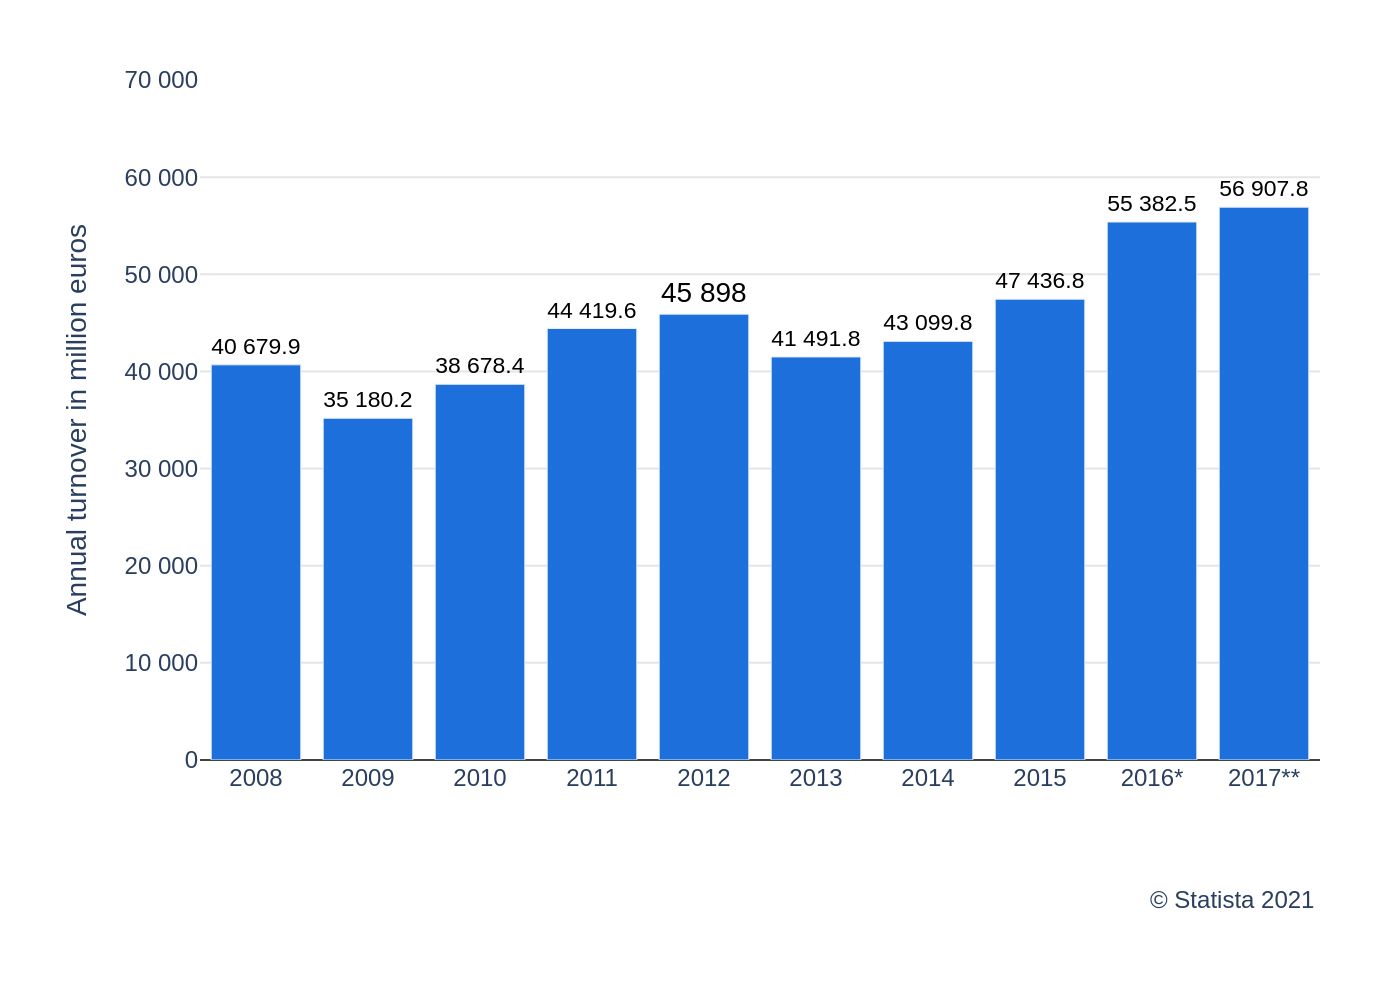

The Python source for this figure:
import sys
import json
import pathlib
import plotly.graph_objects as go

if len(sys.argv) < 2:
    print(f"Usage: python {sys.argv[0]} <json_file_path>")
    sys.exit(1)

json_file_path = pathlib.Path(sys.argv[1])
if not json_file_path.is_file():
    print(f"Error: JSON file not found at '{json_file_path}'")
    sys.exit(1)

with open(json_file_path, 'r', encoding='utf-8') as f:
    chart_data = json.load(f)

data = chart_data['chart_data']
texts = chart_data['texts']
colors = chart_data['colors']

categories = [item['category'] for item in data]
values = [item['value'] for item in data]

formatted_text = []
for v in values:
    if v == int(v):
        formatted_text.append(f'{int(v):,}'.replace(',', ' '))
    else:
        formatted_text.append(f'{v:,.1f}'.replace(',', ' '))

fig = go.Figure()

fig.add_trace(go.Bar(
    x=categories,
    y=values,
    marker_color=colors[0],
    text=formatted_text,
    textposition='outside',
    textfont=dict(family="Arial", size=14, color='black'),
    cliponaxis=False,
    hoverinfo='none'
))

y_axis_range = [0, 70000]
y_axis_tickvals = list(range(0, 70001, 10000))
y_axis_ticktext = [f'{val:,}'.replace(',', ' ') for val in y_axis_tickvals]

annotations = []
if texts.get('source'):
    annotations.append(
        dict(
            text=texts['source'],
            align='right',
            showarrow=False,
            xref='paper',
            yref='paper',
            x=1.0,
            y=-0.18,
            xanchor='right',
            yanchor='top',
            font=dict(family="Arial", size=12)
        )
    )

fig.update_layout(
    font=dict(family="Arial"),
    plot_bgcolor='white',
    paper_bgcolor='white',
    showlegend=False,
    xaxis=dict(
        title_text=texts['x_axis_title'],
        showgrid=False,
        showline=False,
        zeroline=False,
        tickfont=dict(size=12)
    ),
    yaxis=dict(
        title_text=texts['y_axis_title'],
        range=y_axis_range,
        tickvals=y_axis_tickvals,
        ticktext=y_axis_ticktext,
        gridcolor='#E5E5E5',
        zerolinecolor='#444444',
        zerolinewidth=1,
        tickfont=dict(size=12)
    ),
    margin=dict(l=100, r=40, t=40, b=120),
    annotations=annotations
)

output_filename = json_file_path.with_suffix(".png")
fig.write_image(output_filename, scale=2)
print(f"Chart saved to {output_filename}")
